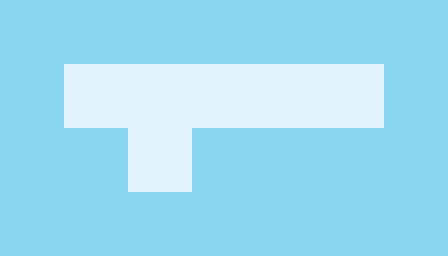

A 2D game scene composited from a Tiled map and its tileset images. What follows is a short description and the map's XML, with each tile layer's data collapsed to a summary:
An orthogonal 7x4 tile map with 64x64 px tiles, 1 tile layer (background) and 4 objects (player, exit, condition, operation).

<map version="1.0" orientation="orthogonal" width="7" height="4" tilewidth="64" tileheight="64">
 <properties>
  <property name="help" value="You can use blue operations more than once" />
  <property name="time" value="10" />
 </properties>
 <tileset firstgid="1" name="tileset" tilewidth="64" tileheight="64" spacing="2" margin="2">
  <image source="../tiles/tiles.png" width="128" height="256" />
  <tile id="1">
   <properties>
    <property name="walkable" value="true" />
   </properties>
  </tile>
 </tileset>
 <layer name="background" width="7" height="4">
  <data>[28 cells, 28 non-empty, 2 distinct tile ids]</data>
 </layer>
 <objectgroup name="objects" width="7" height="4">
  <object name="player" type="player" x="64" y="64" width="64" height="64" />
  <object name="exit" x="320" y="64" width="64" height="64" />
  <object name="=:4" type="condition" x="192" y="64" width="64" height="64" />
  <object name="+:1" type="operation" x="128" y="128" width="64" height="64">
   <properties>
    <property name="persist" value="true" />
   </properties>
  </object>
 </objectgroup>
</map>
